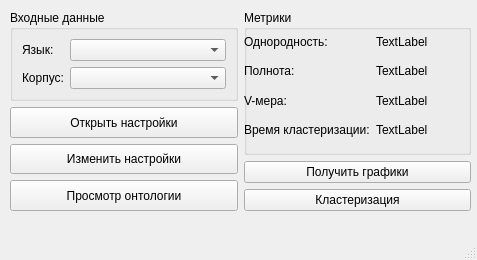
<?xml version="1.0" encoding="UTF-8"?>
<ui version="4.0">
 <class>MainWindow</class>
 <widget class="QMainWindow" name="MainWindow">
  <property name="geometry">
   <rect>
    <x>0</x>
    <y>0</y>
    <width>477</width>
    <height>260</height>
   </rect>
  </property>
  <property name="windowTitle">
   <string>MainWindow</string>
  </property>
  <property name="windowOpacity">
   <double>0.000000000000000</double>
  </property>
  <widget class="QWidget" name="WMain">
   <property name="sizePolicy">
    <sizepolicy hsizetype="Expanding" vsizetype="Expanding">
     <horstretch>0</horstretch>
     <verstretch>0</verstretch>
    </sizepolicy>
   </property>
   <widget class="QWidget" name="">
    <property name="geometry">
     <rect>
      <x>10</x>
      <y>10</y>
      <width>461</width>
      <height>201</height>
     </rect>
    </property>
    <layout class="QGridLayout" name="GLMain">
     <property name="sizeConstraint">
      <enum>QLayout::SetDefaultConstraint</enum>
     </property>
     <item row="0" column="1" rowspan="3">
      <layout class="QGridLayout" name="GLRCol">
       <item row="0" column="0">
        <widget class="QGroupBox" name="GBMetr">
         <property name="sizePolicy">
          <sizepolicy hsizetype="Preferred" vsizetype="Expanding">
           <horstretch>0</horstretch>
           <verstretch>0</verstretch>
          </sizepolicy>
         </property>
         <property name="title">
          <string>Метрики</string>
         </property>
         <widget class="QWidget" name="">
          <property name="geometry">
           <rect>
            <x>0</x>
            <y>20</y>
            <width>221</width>
            <height>111</height>
           </rect>
          </property>
          <layout class="QGridLayout" name="GLMetr">
           <item row="0" column="0">
            <widget class="QLabel" name="LHomogen">
             <property name="text">
              <string>Однородность:</string>
             </property>
            </widget>
           </item>
           <item row="0" column="1">
            <widget class="QLabel" name="LHomogenVal">
             <property name="text">
              <string>TextLabel</string>
             </property>
            </widget>
           </item>
           <item row="1" column="0">
            <widget class="QLabel" name="LCompleteness">
             <property name="text">
              <string>Полнота:</string>
             </property>
            </widget>
           </item>
           <item row="1" column="1">
            <widget class="QLabel" name="LCompletenessVal">
             <property name="text">
              <string>TextLabel</string>
             </property>
            </widget>
           </item>
           <item row="2" column="0">
            <widget class="QLabel" name="LVMeas">
             <property name="text">
              <string>V-мера:</string>
             </property>
            </widget>
           </item>
           <item row="2" column="1">
            <widget class="QLabel" name="LVMeasVal">
             <property name="text">
              <string>TextLabel</string>
             </property>
            </widget>
           </item>
           <item row="3" column="0">
            <widget class="QLabel" name="LWTime">
             <property name="text">
              <string>Время кластеризации:</string>
             </property>
            </widget>
           </item>
           <item row="3" column="1">
            <widget class="QLabel" name="LWTimeVal">
             <property name="text">
              <string>TextLabel</string>
             </property>
            </widget>
           </item>
          </layout>
         </widget>
        </widget>
       </item>
       <item row="1" column="0">
        <widget class="QPushButton" name="BGetPlots">
         <property name="sizePolicy">
          <sizepolicy hsizetype="Minimum" vsizetype="Preferred">
           <horstretch>0</horstretch>
           <verstretch>0</verstretch>
          </sizepolicy>
         </property>
         <property name="text">
          <string>Получить графики</string>
         </property>
        </widget>
       </item>
       <item row="2" column="0">
        <widget class="QPushButton" name="BClust">
         <property name="sizePolicy">
          <sizepolicy hsizetype="Minimum" vsizetype="Preferred">
           <horstretch>0</horstretch>
           <verstretch>0</verstretch>
          </sizepolicy>
         </property>
         <property name="text">
          <string>Кластеризация</string>
         </property>
        </widget>
       </item>
      </layout>
     </item>
     <item row="0" column="0">
      <widget class="QGroupBox" name="GBInputData">
       <property name="title">
        <string>Входные данные</string>
       </property>
       <layout class="QFormLayout" name="formLayout">
        <item row="0" column="0">
         <widget class="QLabel" name="LLang">
          <property name="text">
           <string>Язык:</string>
          </property>
         </widget>
        </item>
        <item row="0" column="1">
         <widget class="QComboBox" name="CBLangVal"/>
        </item>
        <item row="1" column="0">
         <widget class="QLabel" name="LCorp">
          <property name="text">
           <string>Корпус:</string>
          </property>
         </widget>
        </item>
        <item row="1" column="1">
         <widget class="QComboBox" name="CBCorpVal"/>
        </item>
       </layout>
      </widget>
     </item>
     <item row="1" column="0" rowspan="2">
      <layout class="QGridLayout" name="GLOntoSet">
       <item row="0" column="0">
        <widget class="QPushButton" name="BOpenSet">
         <property name="sizePolicy">
          <sizepolicy hsizetype="Minimum" vsizetype="Expanding">
           <horstretch>0</horstretch>
           <verstretch>0</verstretch>
          </sizepolicy>
         </property>
         <property name="text">
          <string>Открыть настройки</string>
         </property>
        </widget>
       </item>
       <item row="1" column="0">
        <widget class="QPushButton" name="BEditSet">
         <property name="sizePolicy">
          <sizepolicy hsizetype="Minimum" vsizetype="Expanding">
           <horstretch>0</horstretch>
           <verstretch>0</verstretch>
          </sizepolicy>
         </property>
         <property name="text">
          <string>Изменить настройки</string>
         </property>
        </widget>
       </item>
       <item row="2" column="0">
        <widget class="QPushButton" name="BViewOnto">
         <property name="sizePolicy">
          <sizepolicy hsizetype="Minimum" vsizetype="Expanding">
           <horstretch>0</horstretch>
           <verstretch>0</verstretch>
          </sizepolicy>
         </property>
         <property name="text">
          <string>Просмотр онтологии</string>
         </property>
        </widget>
       </item>
      </layout>
     </item>
    </layout>
   </widget>
  </widget>
  <widget class="QMenuBar" name="menubar">
   <property name="geometry">
    <rect>
     <x>0</x>
     <y>0</y>
     <width>477</width>
     <height>21</height>
    </rect>
   </property>
  </widget>
  <widget class="QStatusBar" name="statusbar"/>
 </widget>
 <resources/>
 <connections/>
</ui>
